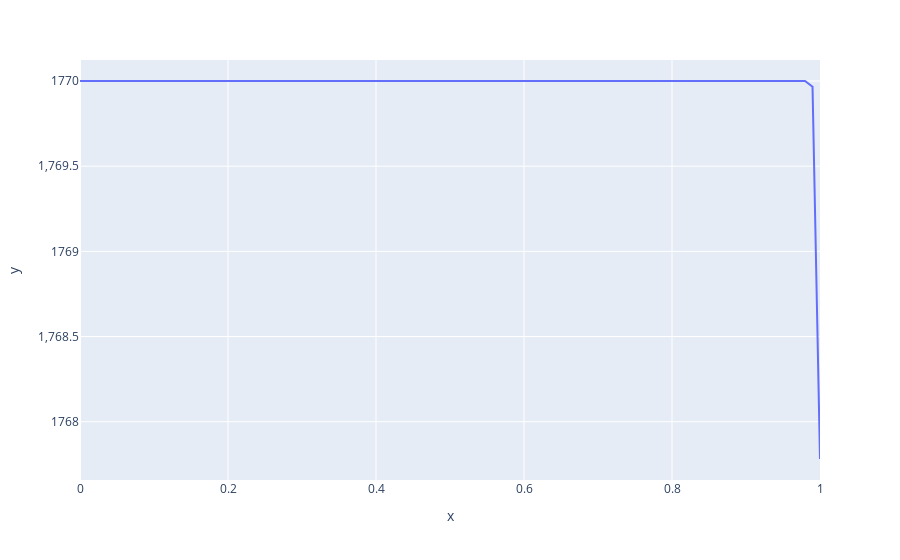

The cell this chart's notebook holds for it:
### Code cell
X = linspace(0, R, N)
Y = T[-1][:-1]

px.line(x = X , y = Y)
